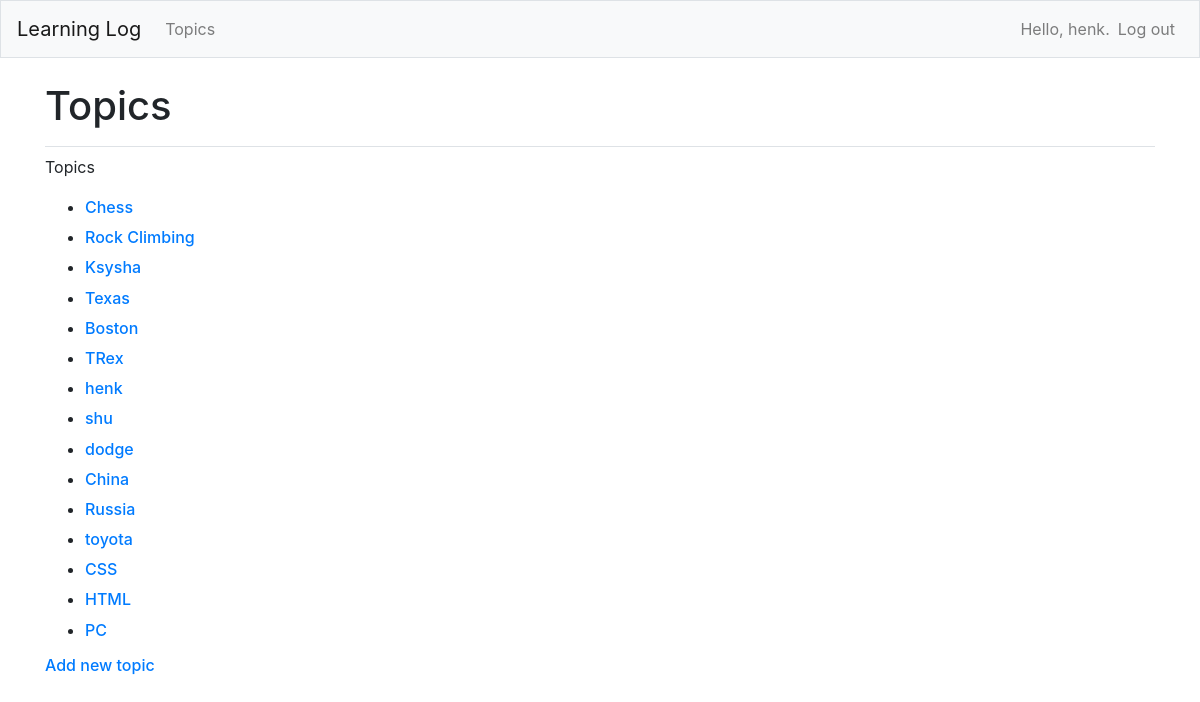
The app's page /topics/ (signed in) with its own data.
### learning_logs/models.py (models this page shows)
class Topic(models.Model):
    text = models.CharField(max_length=200)
    date_added = models.DateTimeField(auto_now_add=True)
    owner = models.ForeignKey(User, on_delete=models.CASCADE)
    def __str__(self):
        return self.text

### learning_logs/views.py (the view)
@login_required
def topics(request):
    topics = Topic.objects.filter(owner=request.user).order_by('date_added')
    topics = Topic.objects.order_by('date_added')
    context = {'topics': topics}
    return render(request, 'learning_logs/topics.html', context)

### learning_logs/templates/learning_logs/topics.html
{% extends "learning_logs/base.html" %}
{% block page_header %}
  <h1>Topics</h1>
{% endblock page_header %}
{% block content %}
<p>Topics</p>
<ul>
  {% for topic in topics %}
    <li><h6>
      <a href='{% url 'learning_logs:topic' topic.id %}'>{{ topic }}</a>
    </h6></li>
  {% empty %}
    <li><h6>No topics have been added yet.</h6></li>
  {% endfor %}
</ul>
<h6><a href="{% url 'learning_logs:new_topic' %}">Add new topic</h6>
{% endblock content %}

### learning_logs/templates/learning_logs/base.html (shortened to what this page needs)
{% load bootstrap4 %}
<!doctype html>
<html lang="en">
 <head>
   {% bootstrap_css %}
  </head>
  <body>
    <nav class="navbar navbar-expand-md navbar-light bg-light mb-4 border">
      <a class="navbar-brand" href="{% url 'learning_logs:index'%}">
          Learning Log</a>
      <div class="collapse navbar-collapse" id="navbarCollapse">
        <ul class="navbar-nav mr-auto">
          <li class="nav-item">
            <a class="nav-link" href="{% url 'learning_logs:topics'%}">
                Topics</a></li>
        </ul>
        <ul class="navbar-nav ml-auto">
          {% if user.is_authenticated %}
            <li class="nav-item">
              <span class="navbar-text"}">Hello, {{ user.username }}.</span>
            </li>
            <li class="nav-item">
              <a class="nav-link" href="{% url 'users:logout' %}">Log out</a>
            </li>
          {% else %}
            <li class="nav-item">
              <a class="nav-link" href="{% url 'users:register' %}">Register</a>
            </li>
            <li class="nav-item">
              <a class="nav-link" href="{% url 'users:login' %}">Log in</a></li>
          {% endif %}
        </ul>
      </div>
    </nav>
    <main role="main" class="container">
      <div class="pb-2 mb-2 border-bottom">
        {% block page_header %}{% endblock page_header %}
      </div>
      <div>
        {% block content %}{% endblock content %}
      </div>
    </main>
  </body>
</html>

### records on screen
Topic: text "Chess"
Topic: text "Rock Climbing"
Topic: text "Ksysha"
Topic: text "Texas"
Topic: text "Boston"
Topic: text "TRex"
Topic: text "henk"
Topic: text "shu"
Topic: text "dodge"
Topic: text "China"
Topic: text "Russia"
Topic: text "toyota"
Topic: text "CSS"
Topic: text "HTML"
Topic: text "PC"

### other values on screen
{{ user.username }} "henk"
